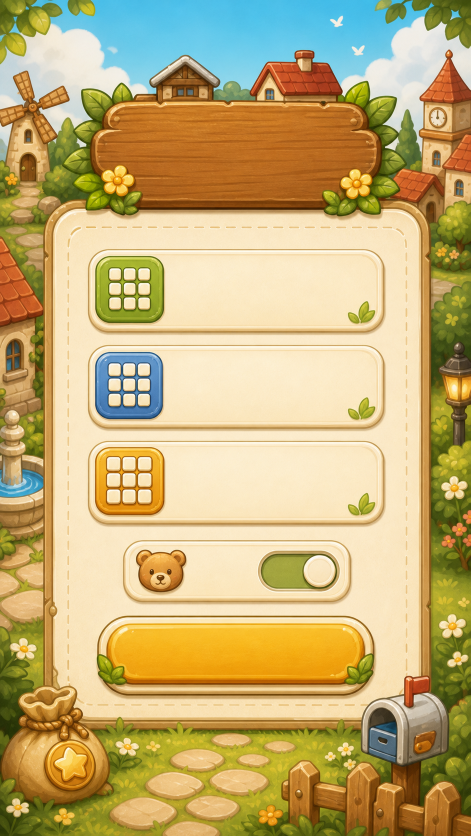
#> input picture assets/art/ai-ui/menu/source/start-menu-v1.png, 941 x 1672 px, given in place of ui-components-spritesheet-v1.png, which was not available (shown at 1/2 size)
$ python slice-ai-components.py
#> lines starting #> are read from the running program, lines starting #| are printed output that depends on the picture; pictures that were not available may be replaced by others from this repository, and a replacement may not be noted
from pathlib import Path

from PIL import Image

ROOT = Path(__file__).resolve().parents[1]
SOURCE = ROOT / "assets/art/ai-ui/source/ui-components-spritesheet-v1.png"
OUT = ROOT / "assets/art/ai-ui/components"
PREVIEW = ROOT / "assets/art/ai-ui/preview/ui-components-preview.png"

COMPONENTS = [
    ("title-sign", (20, 88, 530, 250), (510, 240)),
    ("windmill-card", (575, 82, 250, 280), (250, 280)),
    ("stat-panel-green", (834, 86, 205, 300), (205, 300)),
    ("stat-panel-gold", (1080, 86, 205, 300), (205, 300)),
    ("stat-panel-blue", (1318, 86, 205, 300), (205, 300)),
    ("currency-coin", (40, 394, 430, 126), (430, 126)),
    ("currency-star", (40, 546, 430, 126), (430, 126)),
    ("cell-empty", (498, 434, 225, 240), (256, 256)),
    ("cell-highlight", (750, 428, 230, 248), (256, 256)),
    ("bottom-tray", (1000, 428, 510, 288), (680, 384)),
    ("button-undo", (72, 737, 224, 198), (224, 198)),
    ("button-restart", (363, 737, 224, 198), (224, 198)),
    ("button-pause", (646, 737, 224, 198), (224, 198)),
    ("button-sound", (925, 737, 224, 198), (224, 198)),
    ("button-settings", (1214, 737, 224, 198), (224, 198)),
]


def main() -> None:
    image = Image.open(SOURCE).convert("RGB")
#> image is the input picture: PIL image 941x1672 RGB; mean R, G, B 195.4, 174.6, 118.6
    OUT.mkdir(parents=True, exist_ok=True)
    PREVIEW.parent.mkdir(parents=True, exist_ok=True)

    rendered = []
    for name, (x, y, w, h), target in COMPONENTS:
        crop = image.crop((x, y, x + w, y + h)).resize(target, Image.Resampling.LANCZOS)
        path = OUT / f"{name}.png"
        crop.save(path)
        rendered.append((name, crop))
#> this loop made 15 passes
#> pass 1, in main, `crop = image.crop((x, y, x + w, y + h)).resize(target, Image.Resamplin..`:
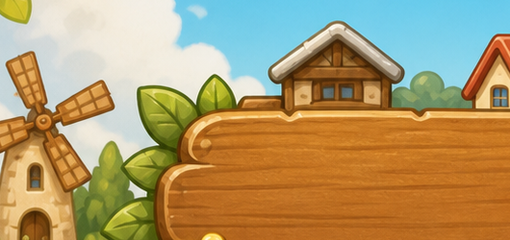
#> crop: PIL image 510x240 RGB; mean R, G, B 175.3, 152.8, 106.6
#> pass 2, in main, `crop = image.crop((x, y, x + w, y + h)).resize(target, Image.Resamplin..`:
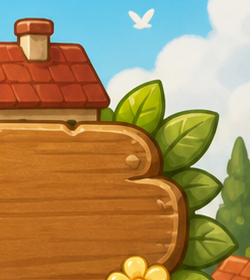
#> crop: PIL image 250x280 RGB; mean R, G, B 166.9, 140.9, 93.9
#> pass 3, in main, `crop = image.crop((x, y, x + w, y + h)).resize(target, Image.Resamplin..`:
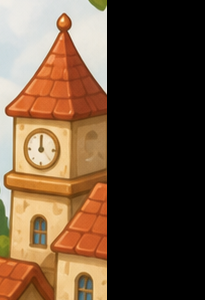
#> crop: PIL image 205x300 RGB; mean R, G, B 102, 77.7, 56.3
#> after the loop: crop: PIL image 224x198 RGB; every value is 0
#> after the loop, rendered = 15 items

    canvas_w = 1440
    canvas_h = 980
    preview = Image.new("RGB", (canvas_w, canvas_h), "#fff3d8")
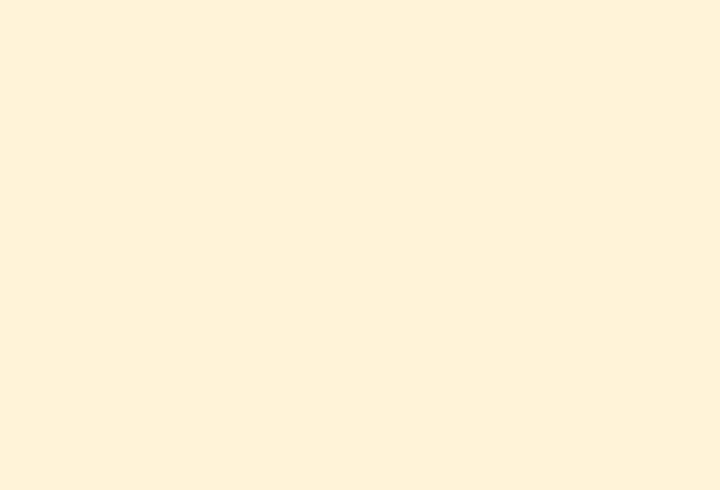
#> preview: PIL image 1440x980 RGB (shown at 1/2 size); mean R, G, B 255, 243, 216
    positions = [
        (30, 36), (570, 36), (830, 36), (1050, 36), (1265, 36),
        (30, 356), (30, 508), (500, 356), (780, 356), (1040, 356),
        (72, 760), (350, 760), (630, 760), (910, 760), (1190, 760),
    ]
    for (name, crop), (x, y) in zip(rendered, positions):
        preview.paste(crop, (x, y))
#> this loop made 15 passes
#> (name, x, y) on passes 1 to 12: ('title-sign', 30, 36), ('windmill-card', 570, 36), ('stat-panel-green', 830, 36), ('stat-panel-gold', 1050, 36), ('stat-panel-blue', 1265, 36), ('currency-coin', 30, 356), ('currency-star', 30, 508), ('cell-empty', 500, 356), ('cell-highlight', 780, 356), ('bottom-tray', 1040, 356), ('button-undo', 72, 760), ('button-restart', 350, 760)
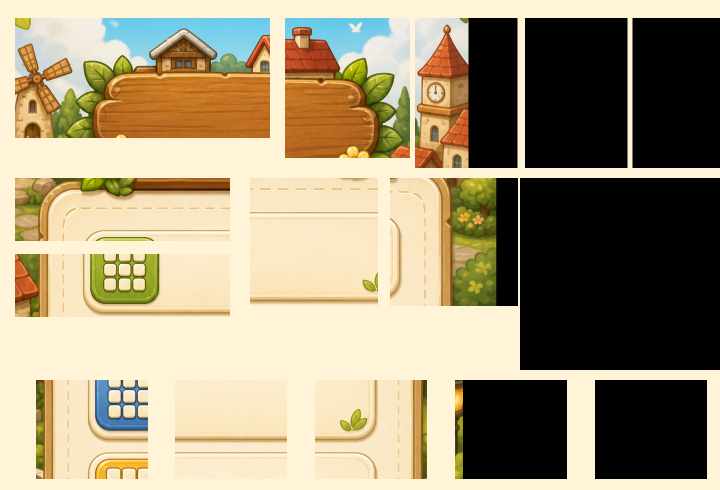
#> preview: PIL image 1440x980 RGB (shown at 1/2 size); mean R, G, B 162.4, 149.4, 121.5

    preview.save(PREVIEW)
    print(f"Sliced {len(rendered)} UI component PNGs to {OUT}")
#| Sliced 15 UI component PNGs to assets/art/ai-ui/components


if __name__ == "__main__":
    main()
